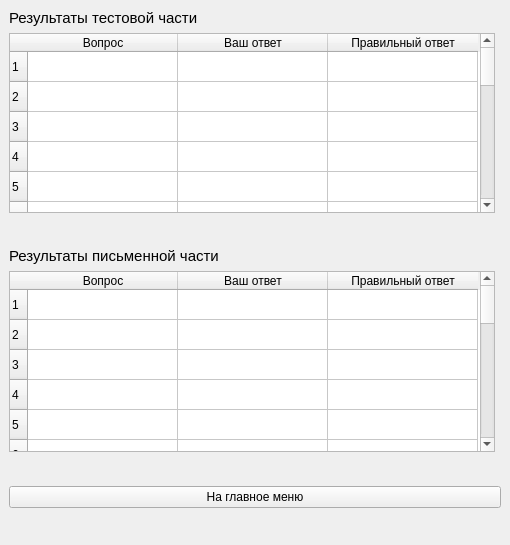
<?xml version="1.0" encoding="UTF-8"?>
<ui version="4.0">
 <class>ControlResults</class>
 <widget class="QMainWindow" name="ControlResults">
  <property name="geometry">
   <rect>
    <x>0</x>
    <y>0</y>
    <width>510</width>
    <height>545</height>
   </rect>
  </property>
  <property name="minimumSize">
   <size>
    <width>510</width>
    <height>545</height>
   </size>
  </property>
  <property name="maximumSize">
   <size>
    <width>16777215</width>
    <height>16777215</height>
   </size>
  </property>
  <property name="windowTitle">
   <string>Результаты</string>
  </property>
  <widget class="QWidget" name="centralwidget">
   <layout class="QGridLayout" name="gridLayout_2">
    <item row="0" column="0">
     <layout class="QGridLayout" name="gridLayout">
      <item row="4" column="0">
       <widget class="QTableWidget" name="writing_table">
        <property name="rowCount">
         <number>20</number>
        </property>
        <attribute name="horizontalHeaderCascadingSectionResizes">
         <bool>true</bool>
        </attribute>
        <attribute name="horizontalHeaderDefaultSectionSize">
         <number>150</number>
        </attribute>
        <row/>
        <row/>
        <row/>
        <row/>
        <row/>
        <row/>
        <row/>
        <row/>
        <row/>
        <row/>
        <row/>
        <row/>
        <row/>
        <row/>
        <row/>
        <row/>
        <row/>
        <row/>
        <row/>
        <row/>
        <column>
         <property name="text">
          <string>Вопрос</string>
         </property>
        </column>
        <column>
         <property name="text">
          <string>Ваш ответ</string>
         </property>
        </column>
        <column>
         <property name="text">
          <string>Правильный ответ</string>
         </property>
        </column>
       </widget>
      </item>
      <item row="0" column="0">
       <widget class="QLabel" name="label">
        <property name="font">
         <font>
          <pointsize>11</pointsize>
         </font>
        </property>
        <property name="text">
         <string>Результаты тестовой части</string>
        </property>
       </widget>
      </item>
      <item row="2" column="0">
       <spacer name="verticalSpacer">
        <property name="orientation">
         <enum>Qt::Vertical</enum>
        </property>
        <property name="sizeHint" stdset="0">
         <size>
          <width>20</width>
          <height>40</height>
         </size>
        </property>
       </spacer>
      </item>
      <item row="6" column="0" colspan="2">
       <widget class="QPushButton" name="exit_btn">
        <property name="text">
         <string>На главное меню</string>
        </property>
       </widget>
      </item>
      <item row="5" column="0">
       <spacer name="verticalSpacer_2">
        <property name="orientation">
         <enum>Qt::Vertical</enum>
        </property>
        <property name="sizeHint" stdset="0">
         <size>
          <width>20</width>
          <height>40</height>
         </size>
        </property>
       </spacer>
      </item>
      <item row="1" column="0">
       <widget class="QTableWidget" name="test_table">
        <property name="rowCount">
         <number>20</number>
        </property>
        <attribute name="horizontalHeaderCascadingSectionResizes">
         <bool>true</bool>
        </attribute>
        <attribute name="horizontalHeaderDefaultSectionSize">
         <number>150</number>
        </attribute>
        <row/>
        <row/>
        <row/>
        <row/>
        <row/>
        <row/>
        <row/>
        <row/>
        <row/>
        <row/>
        <row/>
        <row/>
        <row/>
        <row/>
        <row/>
        <row/>
        <row/>
        <row/>
        <row/>
        <row/>
        <column>
         <property name="text">
          <string>Вопрос</string>
         </property>
        </column>
        <column>
         <property name="text">
          <string>Ваш ответ</string>
         </property>
        </column>
        <column>
         <property name="text">
          <string>Правильный ответ</string>
         </property>
        </column>
       </widget>
      </item>
      <item row="3" column="0">
       <widget class="QLabel" name="label_2">
        <property name="font">
         <font>
          <pointsize>11</pointsize>
         </font>
        </property>
        <property name="text">
         <string>Результаты письменной части</string>
        </property>
       </widget>
      </item>
      <item row="7" column="0">
       <spacer name="verticalSpacer_3">
        <property name="orientation">
         <enum>Qt::Vertical</enum>
        </property>
        <property name="sizeHint" stdset="0">
         <size>
          <width>20</width>
          <height>40</height>
         </size>
        </property>
       </spacer>
      </item>
     </layout>
    </item>
   </layout>
  </widget>
 </widget>
 <resources/>
 <connections/>
</ui>
